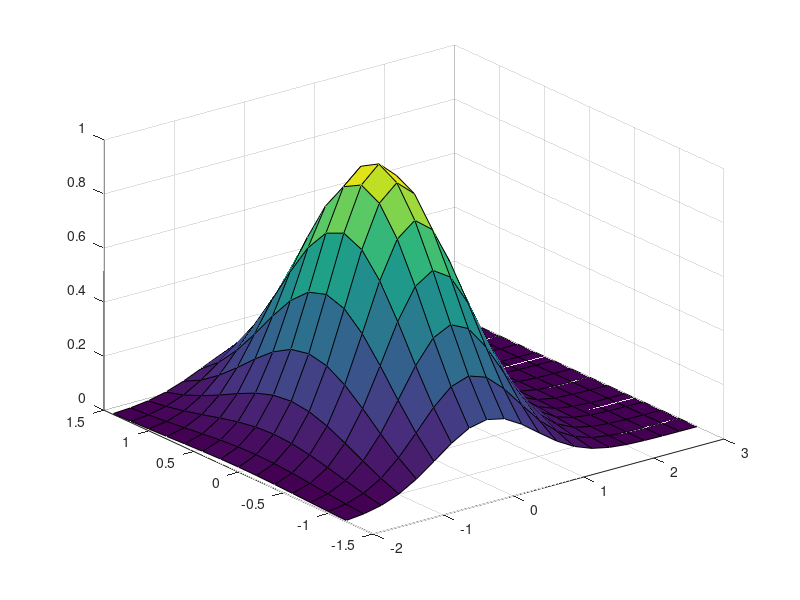

Here is the MATLAB script that generated this plot:


B=round(randn(5)*10)

A=zeros(size(B))

for col=1:size(B,2)
    A(:,col)=B(:,col)-mean(B(:,col))
end

A=bsxfun(@minus,B,mean(B))

v=[1 2 3]
A=[8 1 6; 3 5 7; 4 9 2]

B=bsxfun(@plus,A,v)
B;


C=magic(3)+(1:3);

% prodotto puntuale
C=A.*B

% log masking
mask=[1 0 0; 0 1 0; 0 0 1]

A=[1 2 3; 4 5 6; 7 8 9]
B=A>4

C=[0 0 0; 0 0 0; 0 0 0]
C(B)=5

A(A>5)=A(A>5) -2

% sum , mean, prod & co

v=rand(10,1)
s=0
for ii=1:10
    s=s+v(ii)
end

s=sum(v)
A=rand(10,10)
% for col
m=mean(A,1) 
% for row
m=mean(A,2)

s=sum(A(:))




% get value of funct of two or more arg

x=-1.2:0.2:1.4
y=-2:0.25:3

for nx=1:length(x)
    for ny=1:length(y)
        f(nx,ny)=exp(-x(nx)^2-y(ny)^2)
    end
end

[x,y]=ndgrid(x,y)
f=exp(-x.^2-y.^2)
% surf(x,y,f)

surf(y,x,f)








